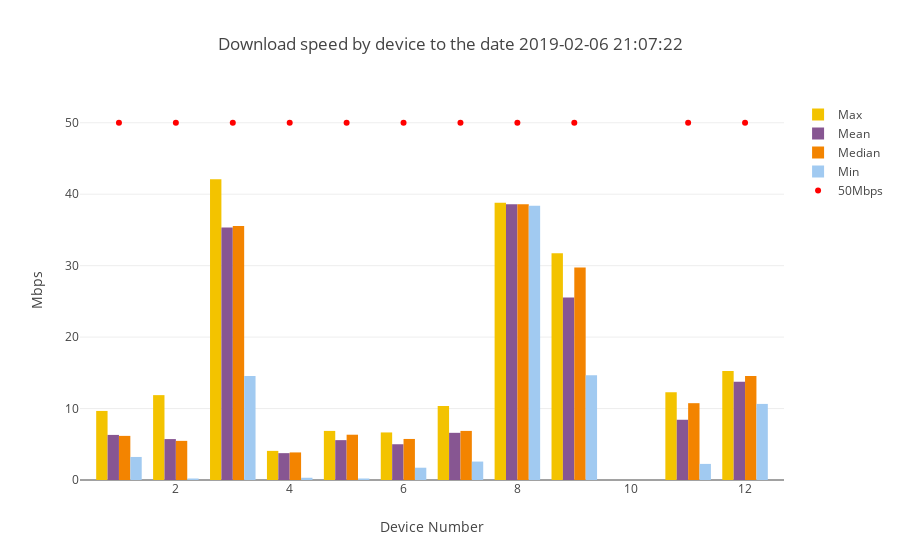

Write notebook code for a chart like this one.
### Code cell
download_summary=mean_max_median_min_by1(download_df,'DOWNLOAD')
device_numbers_d=download_summary["SK_PI"].unique()
download_line=go.Scatter(x=device_numbers_d,y=[50] * len(device_numbers_d), mode='markers',marker=dict(color='red'), name='50Mbps')
combined_bar_plot_4traces(xvalues=download_summary["SK_PI"],
                         yvalues1=download_summary["max"],
                         yvalues2=download_summary["mean"],
                         yvalues3=download_summary["median"],
                         yvalues4=download_summary["min"],
                         name1="Max",
                         name2="Mean",
                         name3="Median",
                         name4="Min",
                         title="Download speed by device"+ title_tail,
                         ytitle="Mbps",
                         line=download_line,
                         stack=False)

### Figure 1 — Plotly figure (JSON) as saved in the notebook; plotly's stock layout.template omitted (floating-point values rounded to 4 significant figures)
{"data": [{"marker": {"color": "#F3C300"}, "name": "Max", "type": "bar", "uid": "e1b0c4fc-702d-4872-90da-0b636c3bb335", "x": [1, 2, 3, 4, 5, 6, 7, 8, 9, 11, 12], "y": [9.667, 11.88, 42.09, 4.076, 6.871, 6.656, 10.34, 38.81, 31.74, 12.29, 15.26]}, {"marker": {"color": "#875692"}, "name": "Mean", "type": "bar", "uid": "c167a9a1-e282-479a-8489-1d854af5886b", "x": [1, 2, 3, 4, 5, 6, 7, 8, 9, 11, 12], "y": [6.31, 5.727, 35.33, 3.758, 5.579, 5.005, 6.604, 38.6, 25.54, 8.431, 13.75]}, {"marker": {"color": "#F38400"}, "name": "Median", "type": "bar", "uid": "8f3265c6-00b3-47ed-a8c8-4d2e3f1df43e", "x": [1, 2, 3, 4, 5, 6, 7, 8, 9, 11, 12], "y": [6.175, 5.478, 35.53, 3.86, 6.339, 5.745, 6.871, 38.6, 29.75, 10.75, 14.54]}, {"marker": {"color": "#A1CAF1"}, "name": "Min", "type": "bar", "uid": "2af973ae-7cbc-4008-bf0e-27f16e86ceb2", "x": [1, 2, 3, 4, 5, 6, 7, 8, 9, 11, 12], "y": [3.226, 0.21, 14.54, 0.315, 0.21, 1.72, 2.58, 38.4, 14.64, 2.253, 10.65]}, {"marker": {"color": "red"}, "mode": "markers", "name": "50Mbps", "type": "scatter", "uid": "7294ab1c-7f5e-417c-9e78-8eb06ee0d5c4", "x": [1, 2, 3, 4, 5, 6, 7, 8, 9, 11, 12], "y": [50, 50, 50, 50, 50, 50, 50, 50, 50, 50, 50]}], "layout": {"title": {"text": "Download speed by device to the date 2019-02-06 21:07:22"}, "xaxis": {"title": {"text": "Device Number"}}, "yaxis": {"title": {"text": "Mbps"}}}}
